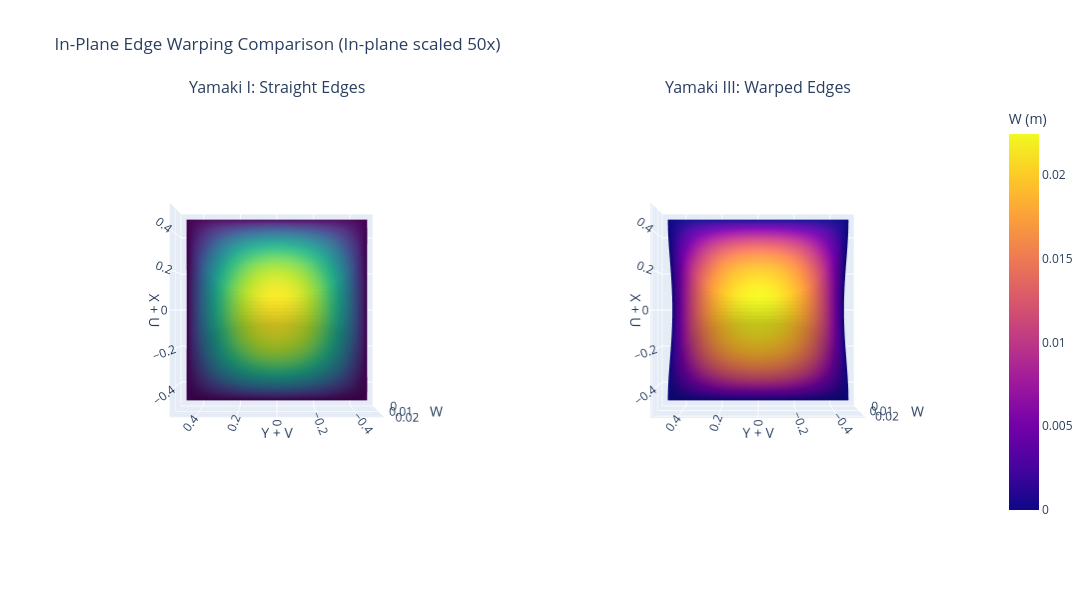

Write notebook code for a chart like this one.
### Code cell
plot_warping_comparison(C_opt_I, C_opt_III, scale_inplane=50)

### Figure 1 — Plotly figure (JSON) as saved in the notebook; plotly's stock layout.template omitted (floating-point values rounded to 4 significant figures; data arrays with more than 128 entries replaced by an {"elided": "..."} marker saying what was removed)
{"data": [{"colorscale": [[0, "#440154"], [0.1111, "#482878"], [0.2222, "#3e4989"], [0.3333, "#31688e"], [0.4444, "#26828e"], [0.5556, "#1f9e89"], [0.6667, "#35b779"], [0.7778, "#6ece58"], [0.8889, "#b5de2b"], [1, "#fde725"]], "scene": "scene", "showscale": false, "type": "surface", "x": {"elided": "60x60 float values"}, "y": {"elided": "60x60 float values"}, "z": {"elided": "60x60 float values"}}, {"colorbar": {"title": {"text": "W (m)"}, "x": 1.05}, "colorscale": [[0, "#0d0887"], [0.1111, "#46039f"], [0.2222, "#7201a8"], [0.3333, "#9c179e"], [0.4444, "#bd3786"], [0.5556, "#d8576b"], [0.6667, "#ed7953"], [0.7778, "#fb9f3a"], [0.8889, "#fdca26"], [1, "#f0f921"]], "scene": "scene2", "type": "surface", "x": {"elided": "60x60 float values"}, "y": {"elided": "60x60 float values"}, "z": {"elided": "60x60 float values"}}], "layout": {"annotations": [{"font": {"size": 16}, "showarrow": false, "text": "Yamaki I: Straight Edges", "x": 0.225, "xanchor": "center", "xref": "paper", "y": 1, "yanchor": "bottom", "yref": "paper"}, {"font": {"size": 16}, "showarrow": false, "text": "Yamaki III: Warped Edges", "x": 0.775, "xanchor": "center", "xref": "paper", "y": 1, "yanchor": "bottom", "yref": "paper"}], "height": 600, "scene": {"aspectratio": {"x": 1, "y": 1, "z": 0.3}, "camera": {"eye": {"x": 0, "y": 0, "z": 2.5}}, "domain": {"x": [0, 0.45], "y": [0, 1]}, "xaxis": {"title": {"text": "X + U"}}, "yaxis": {"title": {"text": "Y + V"}}, "zaxis": {"title": {"text": "W"}}}, "scene2": {"aspectratio": {"x": 1, "y": 1, "z": 0.3}, "camera": {"eye": {"x": 0, "y": 0, "z": 2.5}}, "domain": {"x": [0.55, 1], "y": [0, 1]}, "xaxis": {"title": {"text": "X + U"}}, "yaxis": {"title": {"text": "Y + V"}}, "zaxis": {"title": {"text": "W"}}}, "title": {"text": "In-Plane Edge Warping Comparison (In-plane scaled 50x)"}, "width": 1200}}
